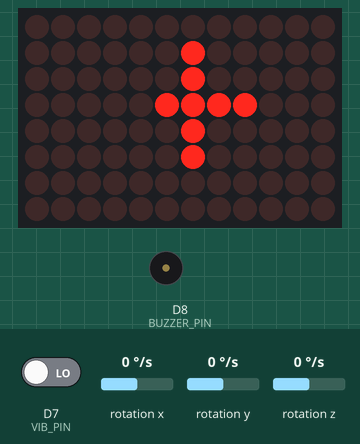
The sketch below on a simulated Arduino Uno R4 WiFi. Parts: 12×8 LED matrix, buzzer (waves = sounding, pin HIGH). Wiring (inferred from the names in the program): MPU-6050 motion sensor at I2C address 0x68. The test bench sets the inputs (shaded band); at power-on: D7 (VIB_PIN) LOW, rotation x 0 °/s, rotation y 0 °/s, rotation z 0 °/s. WiFi joins after 1.5 s; servers stay silent unless stated; uploads are accepted with an empty reply; what the sketch prints to the serial monitor is not drawn.

Above: at 5.12 s.
5.7 s: D7 (VIB_PIN) driven HIGH
At 8.5 s:
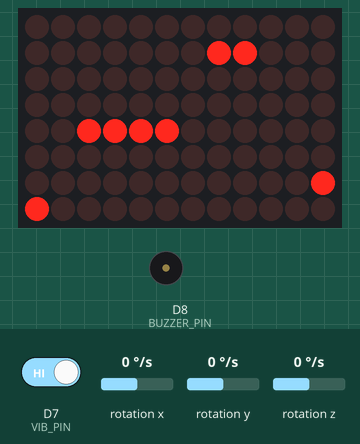
8.7 s: rotation x set to -147 °/s
10.2 s: rotation x set to -158 °/s
At 10.27 s:
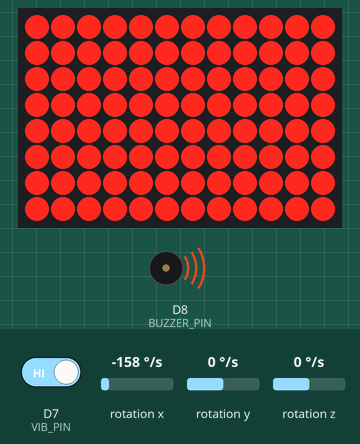
12.1 s: D7 (VIB_PIN) driven LOW
At 14.2 s:
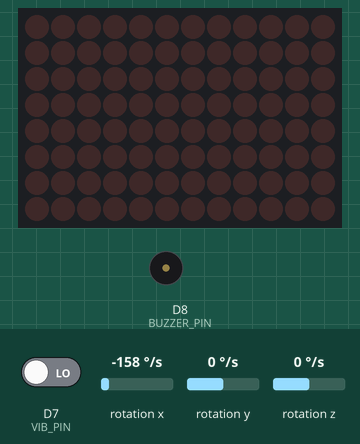
Timing chart, 0 to 14.6 s (numbered marks = the images above; inputs shaded):
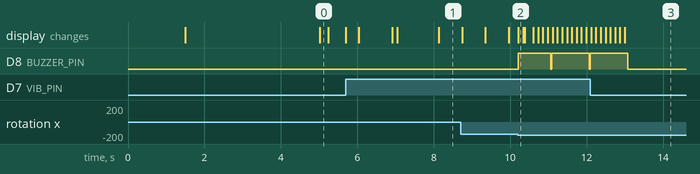

Measured:
- the behaviour switches between -152 and -153 °/s on rotation x (found by bisection; images 1 and 2)
- after the input at 5.7 s, the display: changes at once (image 1)
- after the input at 10.2 s, D8 (BUZZER_PIN): alternates HIGH for 0.92 s and LOW for 0.02 s, starting at once; the display: changes at once (image 2)
- after the input at 12.1 s, D8 (BUZZER_PIN): goes on until 13.1 s, then stays LOW

The sketch:

parkinsons_arduino.ino
```cpp
#include <Wire.h>
#include <Arduino_LED_Matrix.h>
#include <WiFiS3.h>

/* ==================== CALIBRATION ==================== */
// Set to 1 to run LED matrix calibration, then 0 when done.
// Open Serial Monitor (115200), watch the LED: each step shows ONE corner or full.
// Tell me which physical position lights for step 1, 2, 3, 4 (e.g. "1=bottom-right, 2=bottom-left").
#define CALIBRATE 0

/* ==================== WIFI / SUPABASE ==================== */

const char* WIFI_SSID = "2.4WIFI_Contagion.exe";
const char* WIFI_PASS = "noentry2012";

const char SUPABASE_HOST[] = "emnblgwvbearctiqlfwe.supabase.co";
const char SUPABASE_API_KEY[] = "eyJhbGciOiJIUzI1NiIsInR5cCI6IkpXVCJ9.eyJpc3MiOiJzdXBhYmFzZSIsInJlZiI6ImVtbmJsZ3d2YmVhcmN0aXFsZndlIiwicm9sZSI6ImFub24iLCJpYXQiOjE3NTg3MTM3MDcsImV4cCI6MjA3NDI4OTcwN30.h0dJYX5Vk_353hqRT8a_lURfiWKEHqVWSk2leY9zMzY";
const char SUPABASE_PATH[] = "/rest/v1/arduino_logs";

WiFiSSLClient sslClient;

/* ==================== PINS ==================== */
#define MPU_ADDR   0x68
#define VIB_PIN    7
#define BUZZER_PIN 8

/* ==================== OBJECTS ==================== */
ArduinoLEDMatrix matrix;

/* ==================== LED FRAMES ==================== */
const uint32_t FRAME_OFF[3]     = { 0, 0, 0 };
const uint32_t FRAME_MILD[3]    = { 0x00001800, 0x00003C00, 0x00001800 };
const uint32_t FRAME_INTENSE[3] = { 0xFFFFFFFF, 0xFFFFFFFF, 0xFFFFFFFF };
// Up arrow (send/upload) when sending to Supabase — ..*.. / ***** / ..*.. / ..*..
const uint32_t FRAME_SEND[3]    = { 0x00002002, 0x00780200, 0x20000000 };

// Calibration: single-LED frames (row-major 12x8, our assumed layout)
// 1=top-left, 2=top-right, 3=bottom-left, 4=bottom-right, 5=all on
const uint32_t CAL_TOP_LEFT[3]     = { 0x80000000, 0x00000000, 0x00000000 };
const uint32_t CAL_TOP_RIGHT[3]    = { 0x00100000, 0x00000000, 0x00000000 };
const uint32_t CAL_BOTTOM_LEFT[3]  = { 0x00000000, 0x00000000, 0x00000800 };
const uint32_t CAL_BOTTOM_RIGHT[3] = { 0x00000000, 0x00000000, 0x00000001 };

/* ==================== SENSOR ==================== */
int16_t gx, gy, gz;
float gyroMag = 0;  // magnitude = sqrt(gx²+gy²+gz²), raw units ~0 to ~56756

/* ==================== SEVERITY RANGES (sensor → severity) ====================
 *  Gyro:   gyroMag (float) — rotation magnitude from MPU6050 raw 16-bit values.
 *  Vib:    vibCount (int)  — number of HIGH readings on VIB_PIN in last 1 second.
 *
 *  NO TREMOR:      vibCount == 0              (gyro ignored)
 *  MILD TREMOR:    vibCount >= 1  AND gyroMag < GYRO_INTENSE_THRESHOLD
 *  INTENSE TREMOR: vibCount >= 1  AND gyroMag >= GYRO_INTENSE_THRESHOLD
 * ============================================================================ */
#define GYRO_INTENSE_THRESHOLD 20000

/* ==================== VIBRATION ==================== */
int vibCount = 0;
unsigned long vibTimer = 0;

/* ==================== LOG BUFFER ==================== */
#define MAX_LOGS 50  // Only keep last 50 logs
struct LogEntry {
  float gyro;
  int vib;
  const char* severity;
};
LogEntry logs[MAX_LOGS];
int logCount = 0;

/* ==================== TIMING ==================== */
unsigned long lastSend = 0;
const unsigned long SEND_INTERVAL = 5000;

/* ==================== NON-BLOCKING SEND STATE ==================== */
enum SendState {
  SEND_IDLE,
  SEND_CONNECTING,
  SEND_WRITING,
  SEND_READING,
  SEND_DONE
};
SendState sendState = SEND_IDLE;
String sendPayload;           // built once when send starts
int sendLogCount = 0;         // snapshot size we're sending
LogEntry sendLogs[MAX_LOGS];  // snapshot so main buffer can keep filling
unsigned int sendReadPos = 0; // for detecting "201" in response
bool sendSaw201 = false;
const unsigned long SEND_READ_TIMEOUT_MS = 15000;
unsigned long sendReadStart = 0;

/* ==================== SETUP ==================== */
void setup() {
  Serial.begin(115200);
  delay(1500);

  pinMode(VIB_PIN, INPUT);
  pinMode(BUZZER_PIN, OUTPUT);
  digitalWrite(BUZZER_PIN, LOW);

  Wire.begin();
  Wire.setClock(100000);

  // Wake MPU6050
  Wire.beginTransmission(MPU_ADDR);
  Wire.write(0x6B);
  Wire.write(0x00);
  Wire.endTransmission(true);

  matrix.begin();
  matrix.loadFrame(FRAME_OFF);

#if !CALIBRATE
  connectWiFi();
  Serial.println("✅ Tremor Monitoring Started (Batch Mode)");
#else
  Serial.println("=== LED CALIBRATION MODE ===");
  Serial.println("Watch the matrix. Each step lights ONE corner or all.");
  Serial.println("Report: which physical position lights for step 1,2,3,4?");
#endif
}

/* ==================== LOOP ==================== */
void loop() {
#if CALIBRATE
  // Cycle: 1=top-left, 2=top-right, 3=bottom-left, 4=bottom-right, 5=all on
  static int step = 0;
  const int steps = 5;
  const uint32_t* frames[] = { CAL_TOP_LEFT, CAL_TOP_RIGHT, CAL_BOTTOM_LEFT, CAL_BOTTOM_RIGHT, FRAME_INTENSE };
  const char* names[] = { "1: TOP-LEFT (row0 col0)", "2: TOP-RIGHT (row0 col11)", "3: BOTTOM-LEFT (row7 col0)", "4: BOTTOM-RIGHT (row7 col11)", "5: ALL ON" };

  matrix.loadFrame(frames[step]);
  Serial.println(names[step]);
  step = (step + 1) % steps;
  delay(2000);
  return;
#endif

  readMPU6050();
  readVibrationSensor();

  const char* severity = classifyAndDisplay();
  bufferLog(severity);

  // Non-blocking send: tick each loop; starts a new batch when interval elapsed
  sendBatchToSupabaseNonBlocking();

  delay(20); // ~50Hz
}

/* ==================== WIFI ==================== */
void connectWiFi() {
  Serial.print("Connecting to WiFi");
  WiFi.begin(WIFI_SSID, WIFI_PASS);

  while (WiFi.status() != WL_CONNECTED) {
    Serial.print(".");
    delay(500);
  }

  Serial.println("\n✅ WiFi Connected");
}

/* ==================== MPU6050 ==================== */
void readMPU6050() {
  Wire.beginTransmission(MPU_ADDR);
  Wire.write(0x43);
  Wire.endTransmission(false);
  Wire.requestFrom(MPU_ADDR, 6, true);

  if (Wire.available() == 6) {
    gx = Wire.read() << 8 | Wire.read();
    gy = Wire.read() << 8 | Wire.read();
    gz = Wire.read() << 8 | Wire.read();

    gyroMag = sqrt(
      (float)gx * gx +
      (float)gy * gy +
      (float)gz * gz
    );
  }
}

/* ==================== VIBRATION ==================== */
void readVibrationSensor() {
  if (digitalRead(VIB_PIN) == HIGH) vibCount++;

  if (millis() - vibTimer >= 1000) {
    vibTimer = millis();
    vibCount = 0;
  }
}

/* ==================== CLASSIFY ==================== */
const char* classifyAndDisplay() {
  static unsigned long lastBlink = 0;
  static bool blink = false;

  if (vibCount == 0) {
    matrix.loadFrame(FRAME_OFF);
    digitalWrite(BUZZER_PIN, LOW);
    return "NO TREMOR";
  }

  if (gyroMag < GYRO_INTENSE_THRESHOLD) {
    digitalWrite(BUZZER_PIN, LOW);

    if (millis() - lastBlink > 600) {
      blink = !blink;
      matrix.loadFrame(blink ? FRAME_MILD : FRAME_OFF);
      lastBlink = millis();
    }
    return "MILD TREMOR";
  }

  digitalWrite(BUZZER_PIN, HIGH);

  if (millis() - lastBlink > 120) {
    blink = !blink;
    matrix.loadFrame(blink ? FRAME_INTENSE : FRAME_OFF);
    lastBlink = millis();
  }

  return "INTENSE TREMOR";
}

/* ==================== BUFFER ==================== */
void bufferLog(const char* severity) {
  if (logCount < MAX_LOGS) {
    logs[logCount++] = { gyroMag, vibCount, severity };
  } else {
    // shift left to keep last 50 logs only
    for (int i = 1; i < MAX_LOGS; i++) {
      logs[i - 1] = logs[i];
    }
    logs[MAX_LOGS - 1] = { gyroMag, vibCount, severity };
  }
}

/* ==================== SUPABASE (non-blocking) ==================== */
void sendBatchToSupabaseNonBlocking() {
  // ----- Start a new batch when idle and interval elapsed -----
  if (sendState == SEND_IDLE) {
    if (millis() - lastSend < SEND_INTERVAL) return;
    if (logCount <= 0) {
      lastSend = millis();
      return;
    }
    // Snapshot current buffer so we can keep logging while sending
    sendLogCount = logCount;
    for (int i = 0; i < sendLogCount; i++) sendLogs[i] = logs[i];
    sendPayload = "[";
    for (int i = 0; i < sendLogCount; i++) {
      sendPayload += "{";
      sendPayload += "\"gyro_mag\":" + String(sendLogs[i].gyro, 2) + ",";
      sendPayload += "\"vib_count\":" + String(sendLogs[i].vib) + ",";
      sendPayload += "\"severity\":\"" + String(sendLogs[i].severity) + "\"";
      sendPayload += "}";
      if (i < sendLogCount - 1) sendPayload += ",";
    }
    sendPayload += "]";
    sendState = SEND_CONNECTING;
    sendSaw201 = false;
    sendReadPos = 0;
    matrix.loadFrame(FRAME_SEND);
    Serial.print("📡 Sending batch (background): ");
    Serial.println(sendLogCount);
  }

  // ----- CONNECTING (may block once per batch; rest is non-blocking) -----
  if (sendState == SEND_CONNECTING) {
    if (sslClient.connect(SUPABASE_HOST, 443)) {
      sendState = SEND_WRITING;
    } else {
      Serial.println("❌ Supabase TLS failed");
      sslClient.stop();
      sendState = SEND_IDLE;
      lastSend = millis();
      return;
    }
  }

  // ----- WRITING: send request in one go (buffered, usually fast) -----
  if (sendState == SEND_WRITING) {
    sslClient.println("POST " + String(SUPABASE_PATH) + " HTTP/1.1");
    sslClient.println("Host: " + String(SUPABASE_HOST));
    sslClient.println("apikey: " + String(SUPABASE_API_KEY));
    sslClient.println("Authorization: Bearer " + String(SUPABASE_API_KEY));
    sslClient.println("Content-Type: application/json");
    sslClient.println("Prefer: return=minimal");
    sslClient.print("Content-Length: ");
    sslClient.println(sendPayload.length());
    sslClient.println();
    sslClient.print(sendPayload);
    sendState = SEND_READING;
    sendReadStart = millis();
    return;
  }

  // ----- READING: consume a chunk per loop (non-blocking) -----
  if (sendState == SEND_READING) {
    if (millis() - sendReadStart > SEND_READ_TIMEOUT_MS) {
      Serial.println("\n❌ Supabase read timeout — retained for retry");
      sslClient.stop();
      sendState = SEND_IDLE;
      lastSend = millis();
      return;
    }
    const int maxReadPerLoop = 64;
    int n = 0;
    while (sslClient.available() && n < maxReadPerLoop) {
      char c = sslClient.read();
      Serial.write(c);
      if (c == '2') sendReadPos = 1;
      else if (sendReadPos == 1 && c == '0') sendReadPos = 2;
      else if (sendReadPos == 2 && c == '1') sendSaw201 = true;
      else sendReadPos = 0;
      n++;
    }
    if (!sslClient.connected() && !sslClient.available()) {
      sslClient.stop();
      sendState = SEND_DONE;
    }
    return;
  }

  // ----- DONE: clear sent logs and reset -----
  if (sendState == SEND_DONE) {
    if (sendSaw201) {
      Serial.println("\n✅ Batch stored successfully");
      int keep = logCount - sendLogCount;
      if (keep > 0) {
        for (int i = 0; i < keep; i++) logs[i] = logs[sendLogCount + i];
        logCount = keep;
      } else {
        logCount = 0;
      }
    } else {
      Serial.println("\n❌ Batch failed — retained for retry");
    }
    lastSend = millis();
    sendState = SEND_IDLE;
  }
}
```
